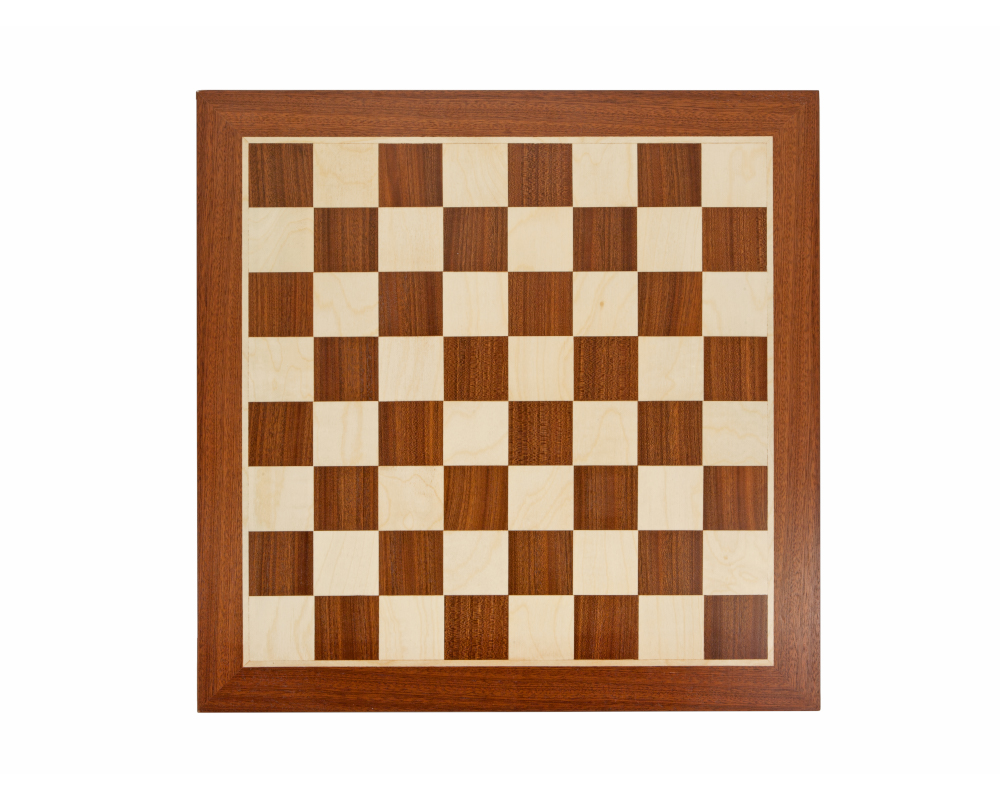
#> input picture DATA/chess.jpg, 1000 x 800 px, found by its file name
$ python 'Grid Detection.py'
#> lines starting #> are read from the running program, lines starting #| are printed output that depends on the picture
### Imports
import cv2
import matplotlib.pyplot as plt
import numpy as np


### load Images
full = cv2.imread('DATA/chess.jpg')
#> full is the input picture: shape (800, 1000, 3); mean B, G, R 173.9, 190.4, 212.3

## Find Chessboad Corners
found,corners = cv2.findChessboardCorners(full,(7,7))
#> found = True; corners = 49 rows, first 8: [701.2, 206.3], [701.7, 271.1], [702.4, 335.6], [702.7, 400.4], [702.4, 465.2], [702.5, 529.7], [702.7, 594.5], [636.8, 206.5]

## Draw on chess board
chessdraw = cv2.drawChessboardCorners(full,(7,7),corners,found)
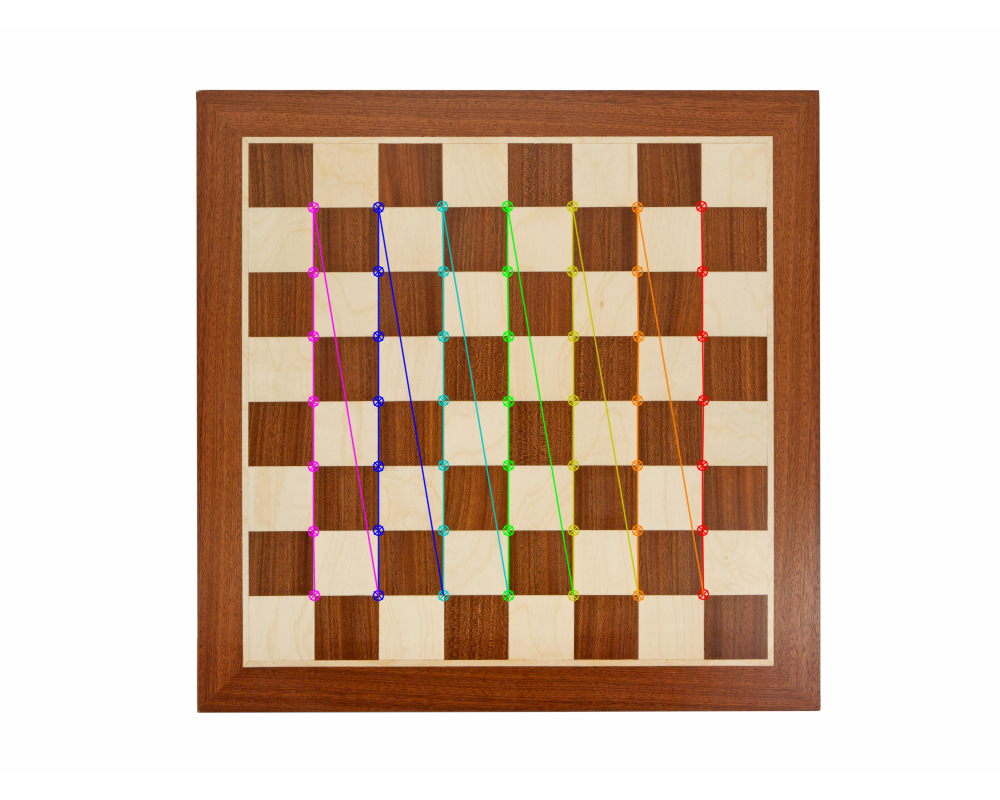
#> chessdraw: shape (800, 1000, 3); mean B, G, R 173.8, 190.1, 211.7
## Show the image
plt.imshow(chessdraw)
plt.show()


## For dots detection use :
# cv2.findCirclesGrid
